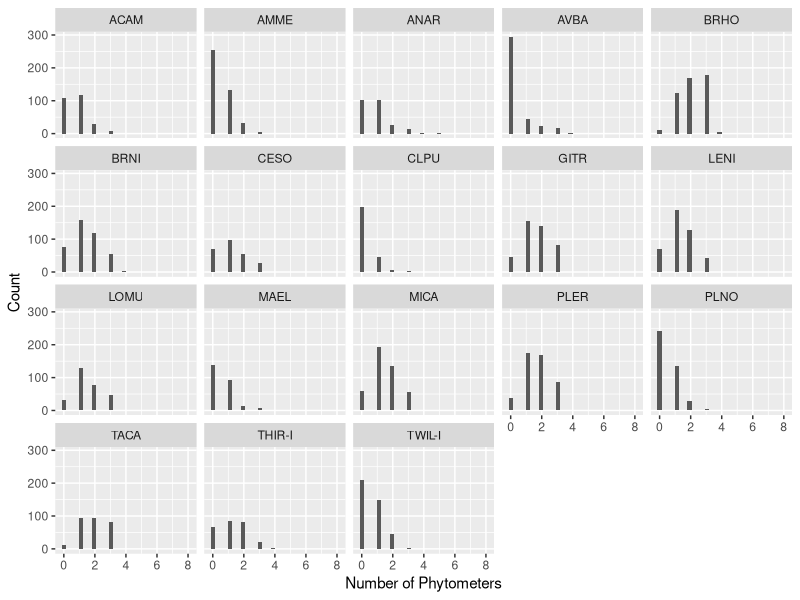
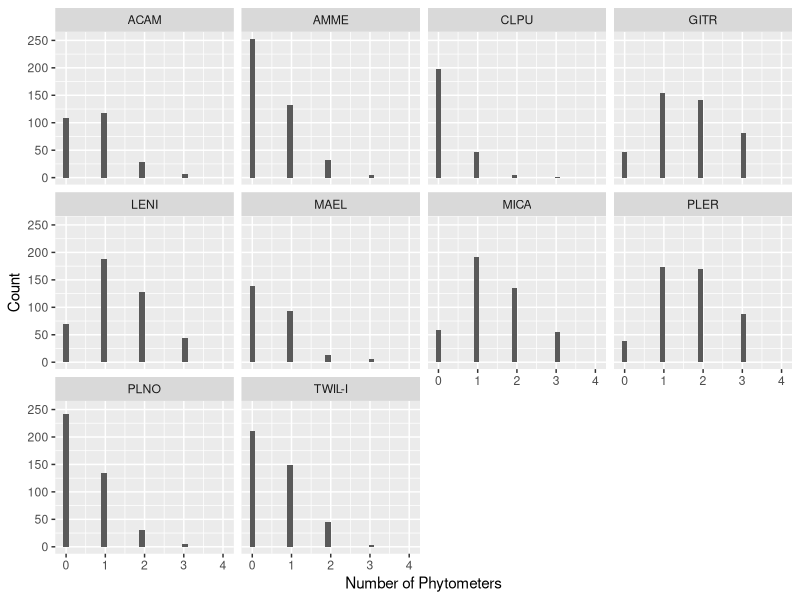
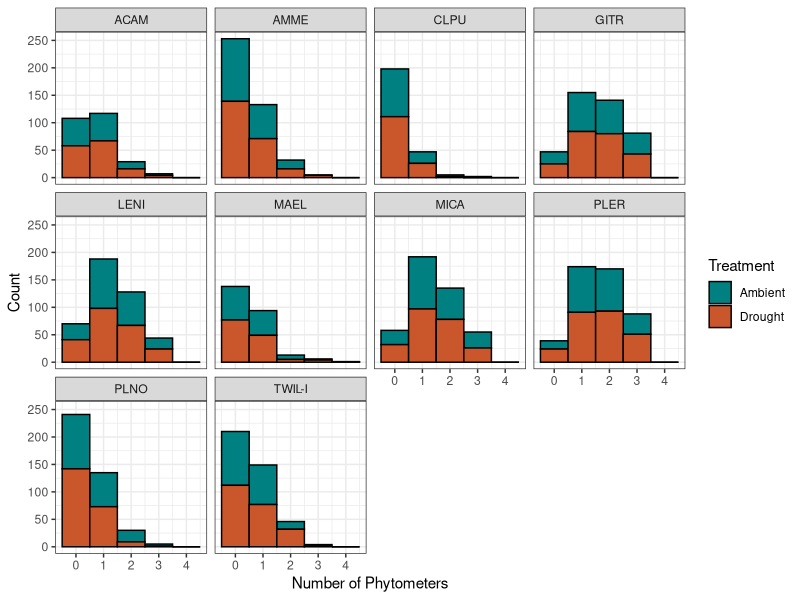
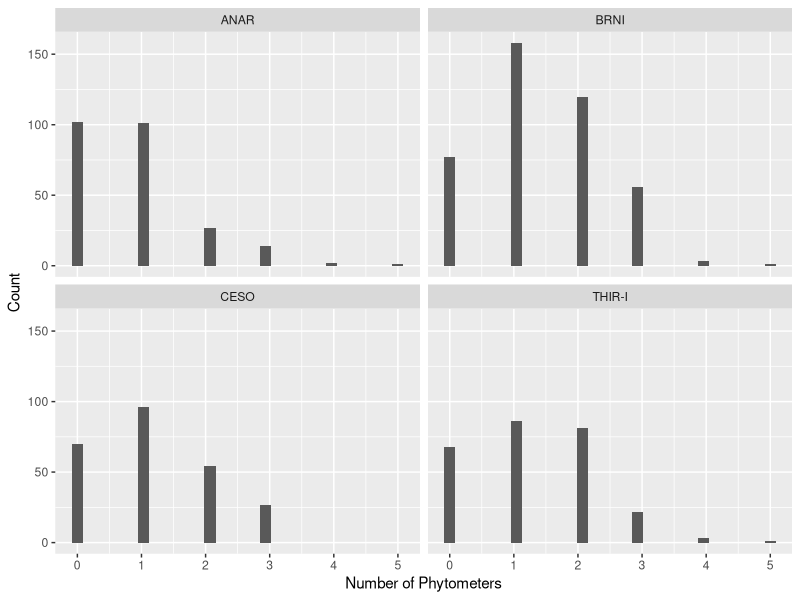
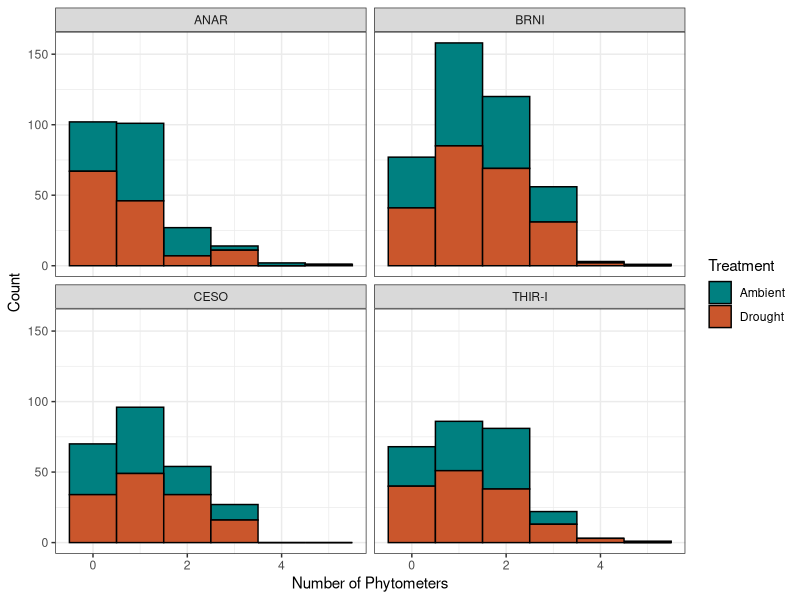
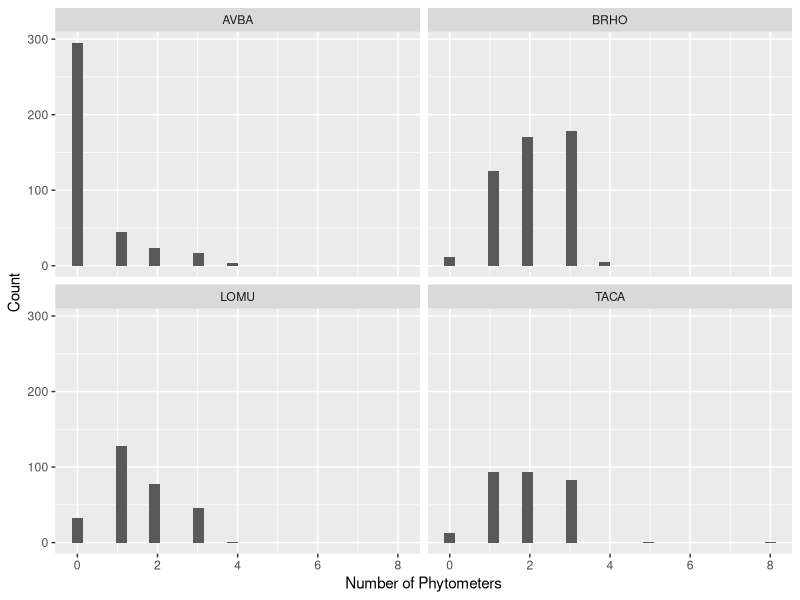
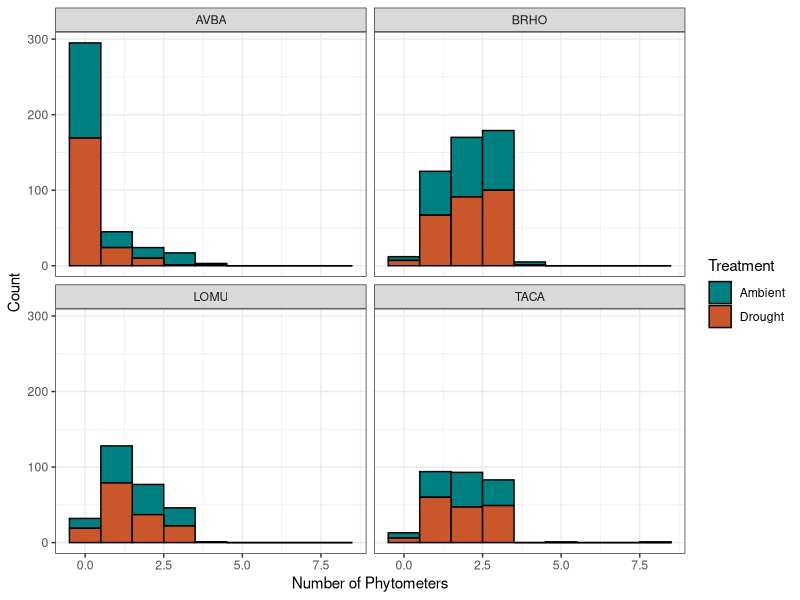
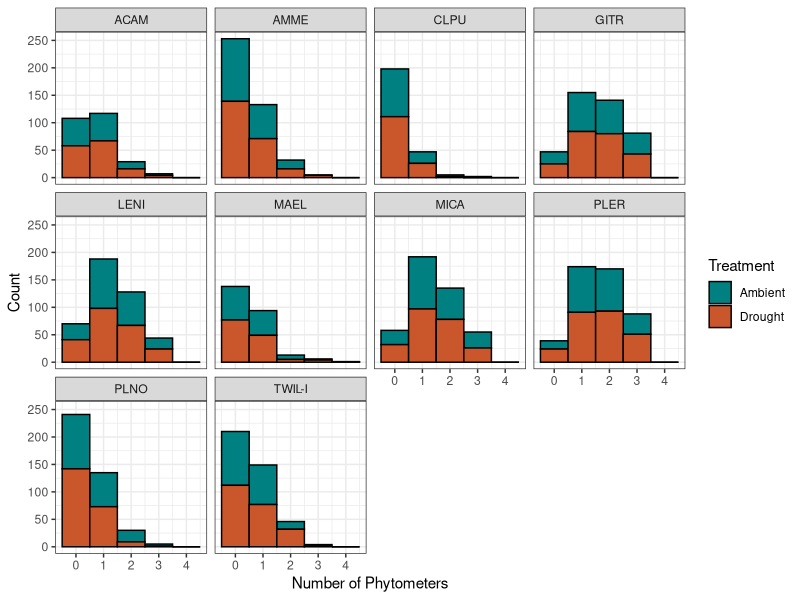

Recreate these plots in R, in order.
library(tidyverse)


phyto_dat <- read.csv("20220508_MASTER_Collections.csv")

drought <- c(1, 3, 4, 6, 12, 14)
ambient <- c(5, 7, 8, 15, 16)

phyto_dat_clean <- phyto_dat %>%
  filter(phyto.n.indiv != -9999) %>% ## filtering skipped individuals
  filter(!is.na(phyto.n.indiv))  %>% ## filtering individuals that have not been censused yet
  filter(phyto != "VIVI", phyto != "ERBO", phyto != "TWIL-U", phyto != "THIR-U", phyto != "skip", phyto != "empty") %>%
  mutate(Treatment = ifelse(block %in% drought, "D", "A"))

trtcheck <- phyto_dat_clean %>%
  select(Treatment, block) %>%
  group_by(block) %>%
  summarise(unique(Treatment))
## looks good

## check number of phytos 
phyto_counts <- phyto_dat_clean %>%
  group_by(phyto, phyto.n.indiv) %>% 
  summarize(count=n())

## all species survival histogram
ggplot(phyto_dat_clean, aes(x=phyto.n.indiv)) +
  geom_histogram() +
  facet_wrap(~phyto) +
  xlab("Number of Phytometers") + ylab("Count")

## native forbs
native <- c("ACAM", "AMME", "CLPU", "GITR", "LENI", "MAEL", "MICA", "PLER", "PLNO", "TWIL-I")

## filter to include only native forbs
native_phytos <- phyto_dat_clean %>%
  filter(phyto %in% native)

ggplot(native_phytos, aes(x=phyto.n.indiv)) +
  geom_histogram() +
  facet_wrap(~phyto) +
  xlab("Number of Phytometers") + ylab("Count")

ggplot(native_phytos, aes(x=phyto.n.indiv, fill = Treatment)) +
  geom_histogram(bins = 10, binwidth = 1, color = "black") +
  facet_wrap(~phyto) +
  xlab("Number of Phytometers") + ylab("Count") +
  scale_fill_manual(values = c("#008080", "#ca562c"), labels = c("Ambient", "Drought")) +
  theme_bw()

ggsave("native-forb-phytos.png", height = 3.5, width = 6)

## introduced forbs
introduced_forbs <- c("ANAR", "BRNI", "CESO", "THIR-I")
intro_forbs_phytos <- phyto_dat_clean %>%
  filter(phyto %in% introduced_forbs)

ggplot(intro_forbs_phytos, aes(x=phyto.n.indiv)) +
  geom_histogram() +
  facet_wrap(~phyto) +
  xlab("Number of Phytometers") + ylab("Count")

ggplot(intro_forbs_phytos, aes(x=phyto.n.indiv, fill = Treatment)) +
  geom_histogram(bins = 10, binwidth = 1, color = "black") +
  facet_wrap(~phyto) +
  xlab("Number of Phytometers") + ylab("Count") +
  scale_fill_manual(values = c("#008080", "#ca562c"), labels = c("Ambient", "Drought")) +
  theme_bw()
ggsave("intro-forb-phytos.png", height = 3.5, width = 6)

## introduced grasses
introduced_grass <- c("AVBA", "BRHO", "TACA", "LOMU")
intro_grass_phytos <- phyto_dat_clean %>%
  filter(phyto %in% introduced_grass)

ggplot(intro_grass_phytos, aes(x=phyto.n.indiv)) +
  geom_histogram() +
  facet_wrap(~phyto) +
  xlab("Number of Phytometers") + ylab("Count")

ggplot(intro_grass_phytos, aes(x=phyto.n.indiv, fill = Treatment)) +
  geom_histogram(bins = 10, binwidth = 1, color = "black") +
  facet_wrap(~phyto) +
  xlab("Number of Phytometers") + ylab("Count") +
  scale_fill_manual(values = c("#008080", "#ca562c"), labels = c("Ambient", "Drought")) +
  theme_bw()

ggsave("intro-grass-phytos.png", height = 3.5, width = 6)

## calculate num background individuals by each phyto - really to see how many are missing bg indiv